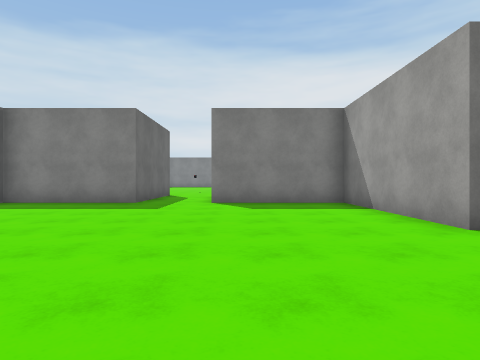
View 1 (above)

15 first-person views from a walk through a scene from a Unity 3-D project. The camera is 1.2 m above the floor, looks level and sees 75° across. Doors are open. The floor is counted in squares, 2 m on a side. Each view is taken from the middle of a square. On the plan, view 1 faces up. The plan holds only what a view shows up to about 9 squares ahead; the rest is blank. The place goes on beyond the plan. The player is left out. Surface patterns are stand-ins for the level's own textures.

View 2
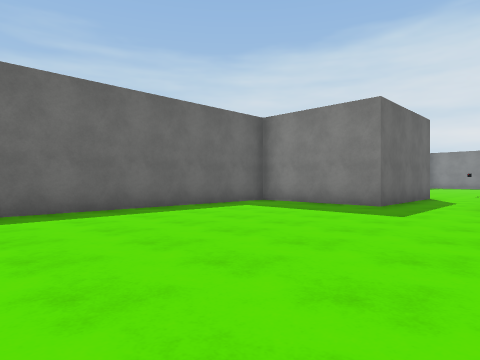

View 3
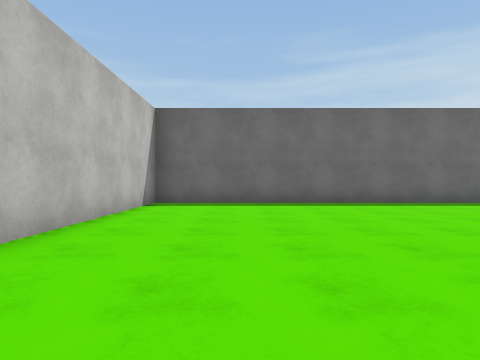

View 4
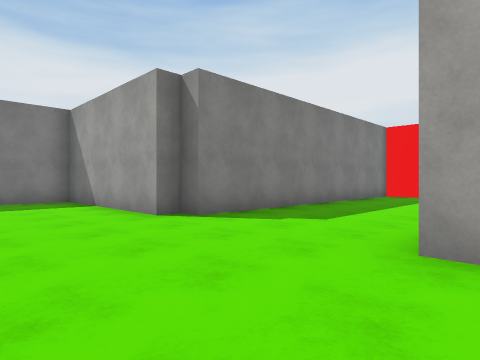

View 5
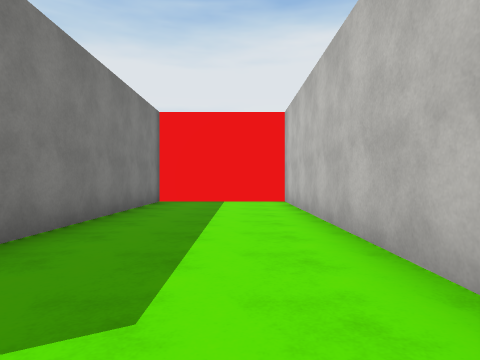

View 6
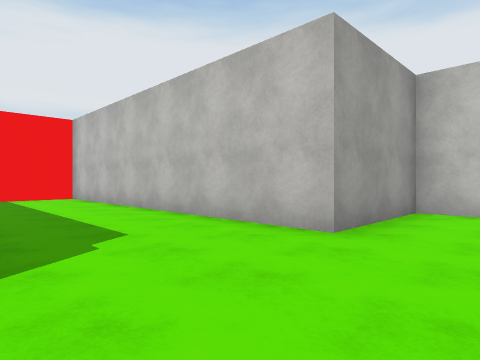

View 7
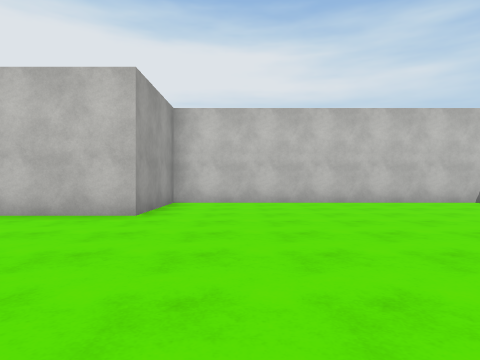

View 8
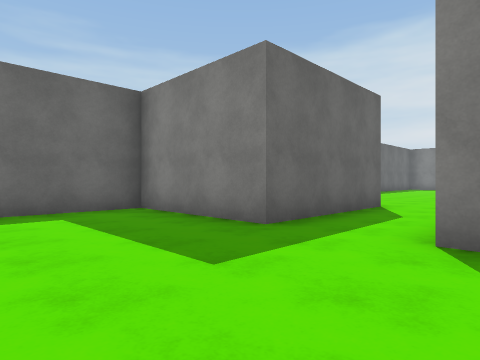

View 9
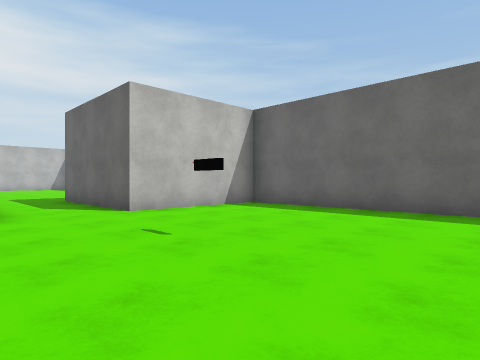

View 10
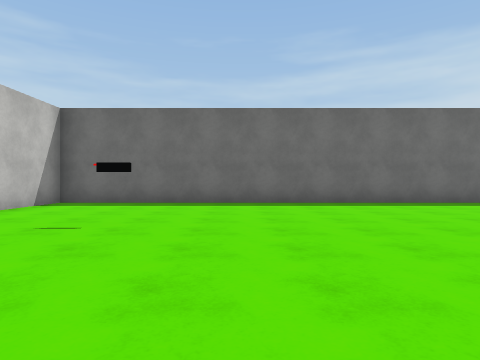

View 11
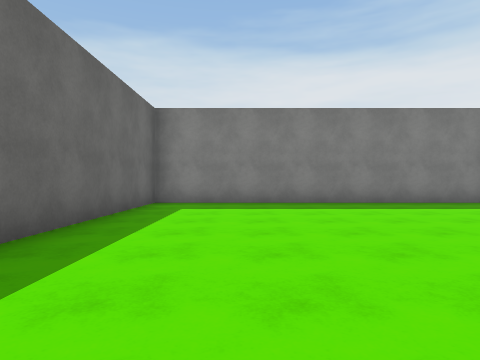

View 12
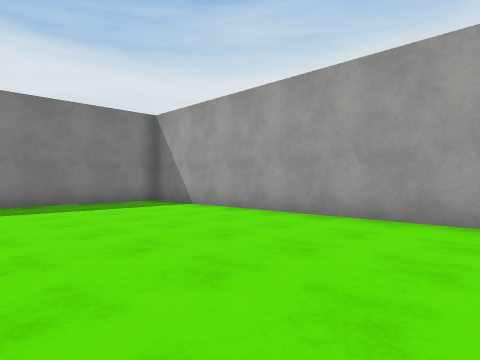

View 13
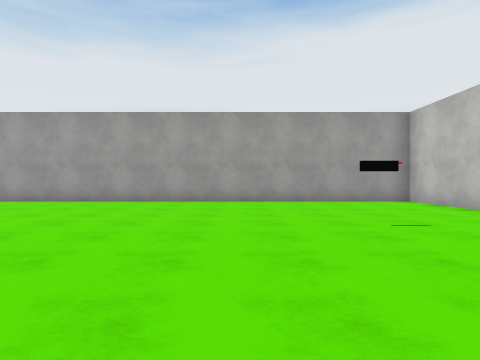

View 14
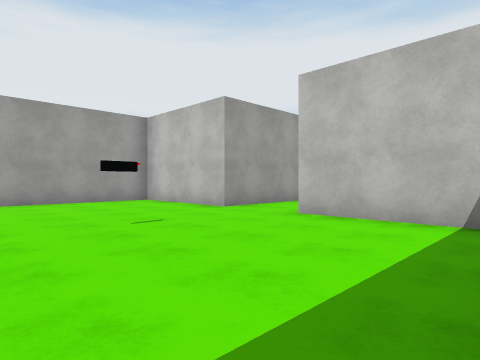

View 15
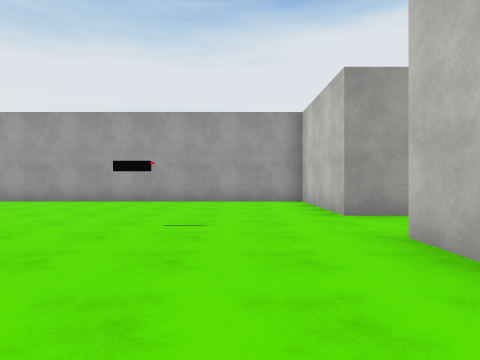

### Floor plan
Ten units are one square. View 1 is at (0, 0); x grows to the right and y downward. Boxes are objects, and circles mark ways between rooms. Rooms are numbered by the first view taken in them; rooms with no view inside come last. Other rooms are left out.
<svg viewBox="-67 -267 189 304">
<path fill="none" stroke="#000" d="M-27 -100 -27 -83 -62 -83 -62 32 28 32 28 3 117 3 117 -32 33 -32 33 -37 28 -37 28 -83 -8 -83M25 -262 -62 -262 -62 -122 -27 -122 -27 -100M-8 -95 -8 -122 28 -122 28 -260"/>
<rect x="-25" y="-155" width="10" height="10" fill="#bbb"><title>other object</title></rect>
<circle cx="-15" cy="-100" r="3" fill="#2a7"/>
<text x="0" y="-20">1</text>
<text x="-20" y="-190">2</text>
</svg>
Room 1 opens to room 2.

Where each view was taken, in squares from view 1:
view 1: 0 up, 0 right, facing up
view 2: 1 up, 0 right, facing up-left
view 3: 1 down, 2 right, facing left
view 4: 1 down, 0 right, facing up-right
view 5: 1 up, 3 right, facing right
view 6: 3 up, 1 right, facing down-right
view 7: 5 up, 1 right, facing down
view 8: 5 up, 0 right, facing up-left
view 9: 18 up, 0 right, facing down-left
view 10: 17 up, 2 right, facing left
view 11: 18 up, 4 left, facing up
view 12: 18 up, 2 left, facing up-right
view 13: 17 up, 6 left, facing right
view 14: 17 up, 6 left, facing down-right
view 15: 14 up, 6 left, facing right
